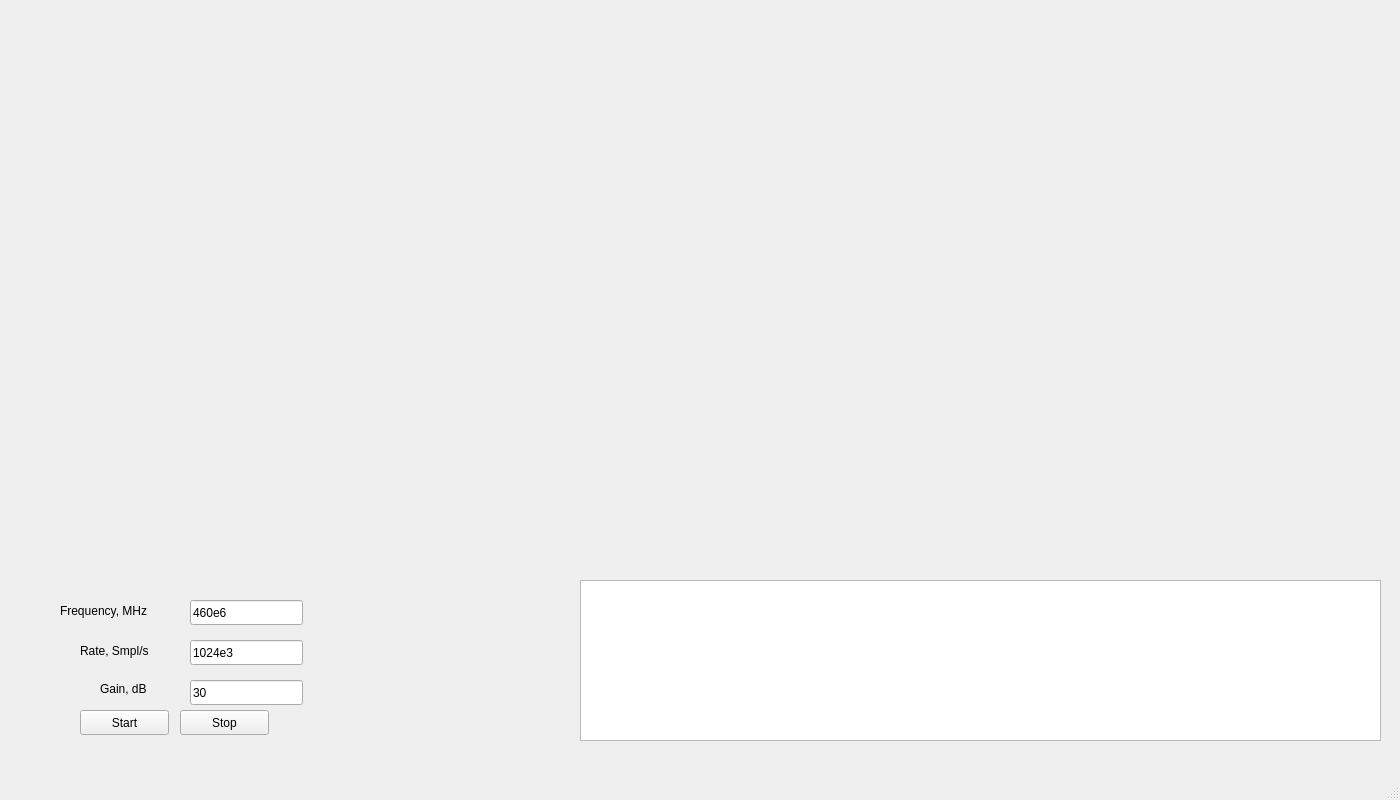
<?xml version="1.0" encoding="UTF-8"?>
<ui version="4.0">
 <class>MainWindow</class>
 <widget class="QMainWindow" name="MainWindow">
  <property name="geometry">
   <rect>
    <x>0</x>
    <y>0</y>
    <width>1400</width>
    <height>800</height>
   </rect>
  </property>
  <property name="windowTitle">
   <string>MainWindow</string>
  </property>
  <widget class="QWidget" name="centralwidget">
   <widget class="QPushButton" name="startButton">
    <property name="geometry">
     <rect>
      <x>80</x>
      <y>710</y>
      <width>89</width>
      <height>25</height>
     </rect>
    </property>
    <property name="text">
     <string>Start</string>
    </property>
   </widget>
   <widget class="QPushButton" name="stopButton">
    <property name="geometry">
     <rect>
      <x>180</x>
      <y>710</y>
      <width>89</width>
      <height>25</height>
     </rect>
    </property>
    <property name="text">
     <string>Stop</string>
    </property>
   </widget>
   <widget class="QLineEdit" name="lineFrequency">
    <property name="geometry">
     <rect>
      <x>190</x>
      <y>600</y>
      <width>113</width>
      <height>25</height>
     </rect>
    </property>
    <property name="text">
     <string>460e6</string>
    </property>
   </widget>
   <widget class="QLineEdit" name="lineRate">
    <property name="geometry">
     <rect>
      <x>190</x>
      <y>640</y>
      <width>113</width>
      <height>25</height>
     </rect>
    </property>
    <property name="text">
     <string>1024e3</string>
    </property>
   </widget>
   <widget class="QLineEdit" name="lineGain">
    <property name="geometry">
     <rect>
      <x>190</x>
      <y>680</y>
      <width>113</width>
      <height>25</height>
     </rect>
    </property>
    <property name="text">
     <string>30</string>
    </property>
   </widget>
   <widget class="QLabel" name="lab_frequency">
    <property name="geometry">
     <rect>
      <x>60</x>
      <y>600</y>
      <width>121</width>
      <height>21</height>
     </rect>
    </property>
    <property name="text">
     <string>Frequency, MHz</string>
    </property>
   </widget>
   <widget class="QLabel" name="sample_rate">
    <property name="geometry">
     <rect>
      <x>80</x>
      <y>640</y>
      <width>91</width>
      <height>21</height>
     </rect>
    </property>
    <property name="text">
     <string>Rate, Smpl/s</string>
    </property>
   </widget>
   <widget class="QLabel" name="label_gain">
    <property name="geometry">
     <rect>
      <x>100</x>
      <y>680</y>
      <width>67</width>
      <height>17</height>
     </rect>
    </property>
    <property name="text">
     <string>Gain, dB</string>
    </property>
   </widget>
   <widget class="QTextEdit" name="textEdit">
    <property name="geometry">
     <rect>
      <x>580</x>
      <y>580</y>
      <width>801</width>
      <height>161</height>
     </rect>
    </property>
   </widget>
   <widget class="QWidget" name="verticalLayoutWidget">
    <property name="geometry">
     <rect>
      <x>90</x>
      <y>20</y>
      <width>1301</width>
      <height>541</height>
     </rect>
    </property>
    <layout class="QVBoxLayout" name="verticalLayout" stretch="">
     <property name="sizeConstraint">
      <enum>QLayout::SetMaximumSize</enum>
     </property>
    </layout>
   </widget>
  </widget>
  <widget class="QStatusBar" name="statusbar"/>
 </widget>
 <resources/>
 <connections/>
</ui>
